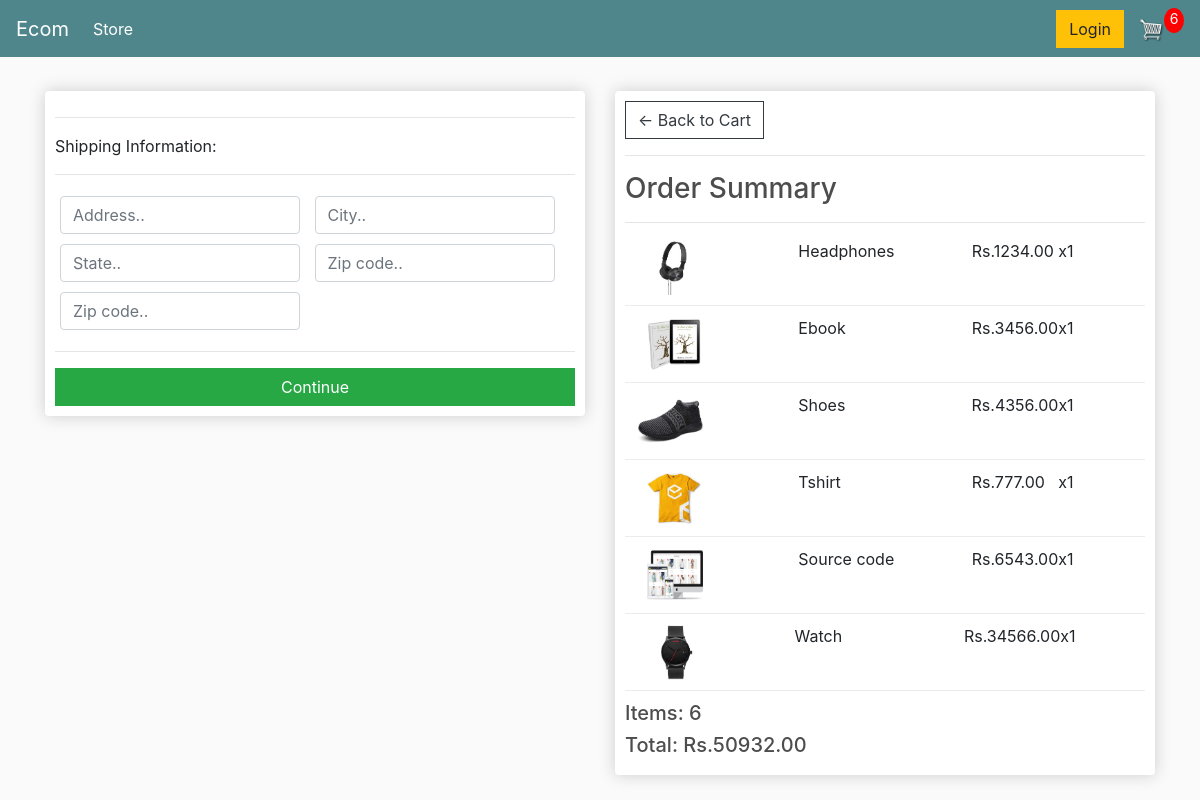
Screenshot of /checkout/ (signed in) with the database file from the repository.
### store/models.py (models this page shows, shortened)
class OrderItem(models.Model):
	product = models.ForeignKey(Product, on_delete=models.SET_NULL, null=True)
	order = models.ForeignKey(Order, on_delete=models.SET_NULL, null=True)
	quantity = models.IntegerField(default=0, null=True, blank=True)
	date_added = models.DateTimeField(auto_now_add=True)
	@property
	def get_total(self):
		total = self.product.price * self.quantity
		return total

class Product(models.Model):
	name = models.CharField(max_length=200)
	price = models.FloatField()
	digital = models.BooleanField(default=False, null=True, blank=True)
	image = models.ImageField(null=True, blank=True)
	@property
	def imageURL(self):
		try:
			url = self.image.url
		except:
			url = ''
		return url

class Order(models.Model):
	customer = models.ForeignKey(
		Customer, on_delete=models.SET_NULL, null=True, blank=True)
	date_ordered = models.DateTimeField(auto_now_add=True)
	complete = models.BooleanField(default=False)
	transaction_id = models.CharField(max_length=100, null=True)
	@property
	def shipping(self):
		shipping = False
		orderitems = self.orderitem_set.all()
		for i in orderitems:
			if i.product.digital == False:
				shipping = True
		return shipping
	@property
	def get_cart_total(self):
		orderitems = self.orderitem_set.all()
		total = sum([item.get_total for item in orderitems])
		return total
	@property
	def get_cart_items(self):
		orderitems = self.orderitem_set.all()
		total = sum([item.quantity for item in orderitems])
		return total

### store/views.py (the view)
# urls.py: path('checkout/', views.checkout, name="checkout"),
def checkout(request):
	if request.user.is_authenticated:
		customer = request.user.customer
		order, created = Order.objects.get_or_create(
			customer=customer, complete=False)
		items = order.orderitem_set.all()
		cartItems = order.get_cart_items
	else:
		items = []
		order = {'get_cart_total': 0, 'get_cart_items': 0, 'shipping': False}
		cartItems = order['get_cart_items']
	context = {'items': items, 'order': order, 'cartItems': cartItems}
	return render(request, 'store/checkout.html', context)

### store/templates/store/checkout.html (shortened to what this page needs)
{% extends 'store/main.html' %}
{% load static %}
{% block content %}
     <div class="row">
		<div class="col-lg-6">
			<div class="box-element" id="form-wrapper">
				<form id="form">
					<div id="shipping-info">
						<hr>
						<p>Shipping Information:</p>
						<hr>
						<div class="form-field">
							<input class="form-control" type="text" name="address" placeholder="Address..">
						</div>
						<div class="form-field">
							<input class="form-control" type="text" name="city" placeholder="City..">
						</div>
						<div class="form-field">
							<input class="form-control" type="text" name="state" placeholder="State..">
						</div>
						<div class="form-field">
							<input class="form-control" type="text" name="zipcode" placeholder="Zip code..">
						</div>
						<div class="form-field">
							<input class="form-control" type="text" name="country" placeholder="Zip code..">
						</div>
					</div>
					<hr>
					<input id="form-button" class="btn btn-success btn-block" type="submit" value="Continue">
				</form>
			</div>
			<br>
		</div>
		<div class="col-lg-6">
			<div class="box-element">
				<a  class="btn btn-outline-dark" href="{% url 'cart' %}">&#x2190; Back to Cart</a>
				<hr>
				<h3>Order Summary</h3>
				<hr>
				{% for item in items %}
				<div class="cart-row">
					<div style="flex:2"><img class="row-image" src="{{item.product.imageURL}}"></div>
					<div style="flex:2"><p>{{item.product.name}}</p></div>
					<div style="flex:1"><p>Rs.{{item.product.price|floatformat:2}}</p></div>
					<div style="flex:1"><p>x{{item.quantity}}</p></div>
				</div>
				{% endfor %}
				<h5>Items:   {{order.get_cart_items}}</h5>
				<h5>Total:   Rs.{{order.get_cart_total|floatformat:2}}</h5>
			</div>
		</div>
	</div>
{% endblock content %}

### static/css/main.css (style rules this page uses)
body { background-color: hsl(0, 0%, 98%); }
h1,h2,h3,h4,h5,h6 { color:hsl(0, 0%, 30%); }
.box-element { box-shadow:hsl(0, 0%, 80%) 0 0 16px; background-color: #fff; border-radius: 4px; padding: 10px; }
.col-lg-4, .col-lg-6, .col-lg-8, .col-lg-12 { margin-top: 10px; }
.btn { border-radius: 0; }
.row-image { width: 100px; }
.form-field { width:250px; display: inline-block; padding: 5px; }
.cart-row { display: flex; align-items: flex-stretch; padding-bottom: 10px; margin-bottom: 10px; border-bottom: 1px solid #ececec; }

### rows the page displays
OrderItem: product.imageURL (picture), product.name "Headphones", product.price "1234.00", quantity "1"
OrderItem: product.imageURL (picture), product.name "Ebook", product.price "3456.00", quantity "1"
OrderItem: product.imageURL (picture), product.name "Shoes", product.price "4356.00", quantity "1"
OrderItem: product.imageURL (picture), product.name "Tshirt", product.price "777.00", quantity "1"
OrderItem: product.imageURL (picture), product.name "Source code", product.price "6543.00", quantity "1"
OrderItem: product.imageURL (picture), product.name "Watch", product.price "34566.00", quantity "1"
Order: get_cart_items "6", get_cart_total "50932.00"

### other values shown
{{ cartItems }} "6"
